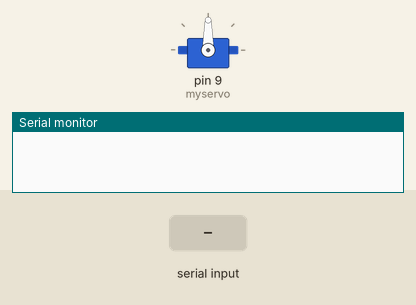
This sketch was run on a simulated Arduino Uno, built with avr-gcc and run on an emulated ATmega328P. Shown: servo, the last lines printed to the serial monitor. The test bench sets the inputs (shaded band).

Above: at 1.2 s.
1.3 s: byte 30 received over Serial
At 2.5 s:
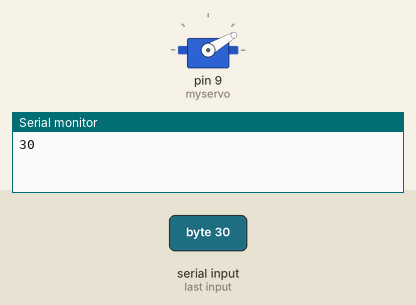
2.8 s: byte 120 received over Serial
At 3.7 s:
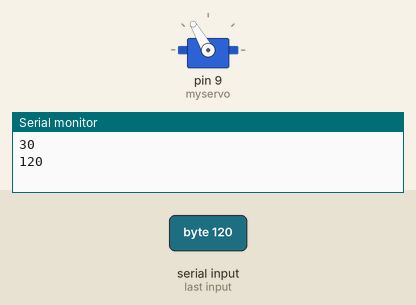
Timing chart, 0 to 5.8 s (numbered marks = the images above; inputs shaded):
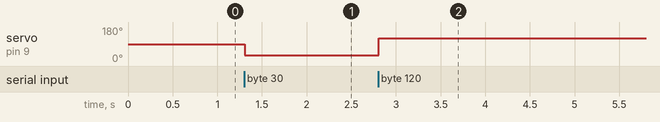

The sketch:

sketch.ino
```cpp
#include <Servo.h>

Servo myservo;  // create Servo object to control a servo

void setup() {
  Serial.begin(9600);
  myservo.attach(9);  // attaches the servo on pin 9 to the Servo object
}

void loop() {
  if (Serial.available() > 0) {     // if there's serial data
 	  int pos = Serial.read();        // read it
 	  Serial.println(pos);  	        // send it back out as raw binary data
 	  myservo.write(pos);	            // use it to set the servo position
  }
  delay(15);                      // let the servo get there
}
```

Measured:
- after the input at 1.3 s, servo on pin 9 (myservo): 90° → 30° at once
- after the input at 2.8 s, servo on pin 9 (myservo): 30° → 120° at once
